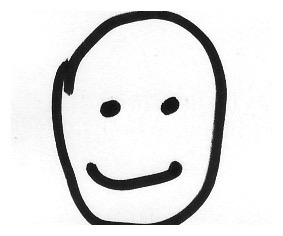
#> input picture Faces/data/faces/Scan004S.jpeg, 283 x 236 px, found by its file name; its folder holds 5 pictures in this run
$ jupyter execute TestFaceNorm.ipynb   (shell and % lines are left out)
#> lines starting #> are read from the running program, lines starting #| are printed output that depends on the picture
# TestFacesNorm - Trying to normalise face images so are in 100 * 100 matrix, fully occupying that space and grey background removed

Terry Snow 14/1/17

[cell 1]
from skimage import io
import matplotlib.pyplot as plt
import matplotlib.image as mpimg
import numpy as np

[cell 2]
import glob
imfiles = glob.glob("data\\faces\\*.jpeg")
print(np.shape(imfiles))

#path = "data/faces/scan001S.jpeg"
path = "data/faces/scan004S.jpeg"
# [5 lines of commented-out code are left out]
face = mpimg.imread(path,format='jpeg')
#> face is the input picture: shape (236, 283); min 7, max 255, mean 227.6
print(type(face))
#| <class 'numpy.ndarray'>
plt.imshow(face,cmap=plt.get_cmap("gray"))

[cell 3]
type(face), np.ndim(face), np.shape(face)

# Looking for algo to find the extent of the face max/min rol / col

[cell 4]
#pure white is a value of 255, threshold for black is any number less than 40
#can see this by inspecting a row of the image.
face[100,30:60]
#> Out = 30 values, max 250 at index 13, min 16 at index 22, mean 187.1

[cell 5]
#have tried thresholds of 30,40, and 50
#Issue is that there is a tradeoff between losing face edge and detecting scanner noise
THRESH_HOLD = 50
itemindex = np.where(face < THRESH_HOLD)
#> itemindex = 6867 positions, rows 11 to 224, columns 52 to 226
print(itemindex)
#> (printed output is left out)

[cell 6]
rowvals, colvals = itemindex
#> rowvals = 6867 values from 11 to 224; colvals = 6867 values, max 226 at index 2546, min 52 at index 2570, mean 137

[cell 7]
minrow, maxrow, mincol, maxcol = rowvals[0], rowvals[-1], min(colvals), max(colvals)
#> minrow = 11; maxrow = 224; mincol = 52; maxcol = 226
minrow, maxrow, mincol, maxcol
#> Out = (11, 224, 52, 226)

[cell 8]
#now try average across rows and columns
THRESH_HOLD = 230
rowsav = face.mean(axis=1)
#> rowsav = 236 values, max 255 at index 0, min 177.4 at index 180, mean 227.6
np.shape(rowsav)
colsav = face.mean(axis=0)
#> colsav = 283 values, max 255 at index 0, min 137.8 at index 216, mean 227.6
itemindex = np.where(rowsav<THRESH_HOLD)
rowvals = itemindex[0]
#> rowvals = 112 values from 11 to 224
minrow, maxrow = rowvals[0], rowvals[-1]
itemindex = np.where(colsav<THRESH_HOLD)
colvals = itemindex[0]
#> colvals = 141 values from 52 to 225
mincol, maxcol = colvals[0], colvals[-1]
#> maxcol = 225
minrow, maxrow, mincol, maxcol
#> Out = (11, 224, 52, 225)

[cell 9]
facenorm = face[minrow:(maxrow+1), mincol:(maxcol+1)]
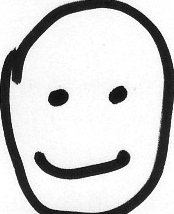
#> facenorm: shape (214, 174); min 7, max 255, mean 206.9
np.shape(facenorm)
#> Out = (214, 174)

[cell 10]
plt.imshow(facenorm,cmap=plt.get_cmap("gray"))

[cell 11]
facenormalt = face[:,40:80]
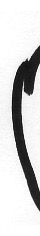
#> facenormalt: shape (236, 40); min 7, max 255, mean 208.4
#plt.figure(figsize=(15,5))
plt.imshow(facenormalt,cmap=plt.get_cmap("gray"),aspect=.100)

# Now what to resize , to say 30 by 30

[cell 12]
NEWSIZE_ROW = 30
NEWSIZE_COL = 30
ROW_ORIG_SIZE,COL_ORIG_SIZE = np.shape(facenorm)
#> ROW_ORIG_SIZE = 214; COL_ORIG_SIZE = 174
facenorm1 = np.zeros((NEWSIZE_ROW,NEWSIZE_COL),dtype=np.uint8)

[cell 13]
#now make more black and white
rBase, cBase = np.shape(facenorm)
#> rBase = 214; cBase = 174
for r in range(0,NEWSIZE_ROW):
    for c in range(0,NEWSIZE_COL):
        facenorm1[r,c] = 0 if facenorm[round((r * ROW_ORIG_SIZE)/NEWSIZE_ROW),
                                  round((c * COL_ORIG_SIZE)/NEWSIZE_COL)] < 100 else 255
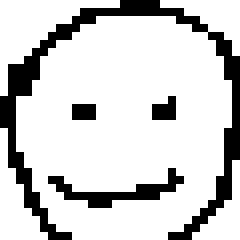
#> facenorm1: shape (30, 30) (shown 8 times larger); 81.2% white; black in thin lines or dots

plt.figure(figsize=(10,10))
plt.imshow(facenorm1,cmap=plt.get_cmap("gray"))
